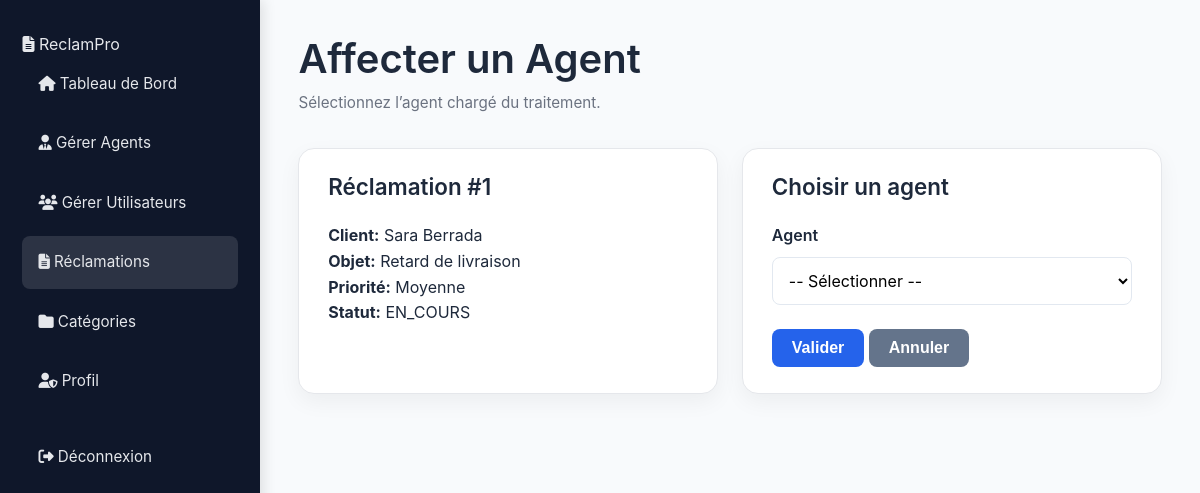
Page /admin/assign-agent.php?id=1 on the committed database.
### tables this page shows
CREATE TABLE IF NOT EXISTS `reclamations` (
  `id` int NOT NULL AUTO_INCREMENT,
  `utilisateur_id` int NOT NULL,
  `categorie_id` int NOT NULL,
  `sous_categorie_id` int NOT NULL,
  `objet` varchar(200) NOT NULL,
  `description` text NOT NULL,
  `piece_jointe` varchar(255) DEFAULT NULL,
  `priorite` enum('faible','moyenne','haute') DEFAULT 'moyenne',
  `statut` enum('non_assignee','en_cours','resolue') DEFAULT 'non_assignee',
  `date_creation` timestamp NULL DEFAULT CURRENT_TIMESTAMP,
  `date_mise_a_jour` timestamp NULL DEFAULT NULL,
  PRIMARY KEY (`id`),
  KEY `utilisateur_id` (`utilisateur_id`),
  KEY `categorie_id` (`categorie_id`),
  KEY `sous_categorie_id` (`sous_categorie_id`)
);

CREATE TABLE IF NOT EXISTS `utilisateurs` (
  `id` int NOT NULL AUTO_INCREMENT,
  `nom_complet` varchar(150) NOT NULL,
  `email` varchar(150) NOT NULL,
  `mot_de_passe` varchar(255) NOT NULL,
  `role` enum('admin','agent','user') NOT NULL DEFAULT 'user',
  `telephone` varchar(30) DEFAULT NULL,
  `adresse` varchar(255) DEFAULT NULL,
  `date_creation` timestamp NULL DEFAULT CURRENT_TIMESTAMP,
  PRIMARY KEY (`id`),
  UNIQUE KEY `email` (`email`)
);

### php/models/Reclamation.php (called while the page is built, shortened)
<?php
class Reclamation
{
    private PDO $pdo;
    public function __construct(PDO $pdo)
    {
        $this->pdo = $pdo;
    }
    public function getById(int $id): ?array
    {
        $stmt = $this->pdo->prepare("
            SELECT r.*, u.nom_complet AS client
            FROM reclamations r
            JOIN utilisateurs u ON u.id = r.utilisateur_id
            WHERE r.id = ?
        ");
        $stmt->execute([$id]);
        return $stmt->fetch() ?: null;
    }
}

### admin/assign-agent.php (the view, shortened to what this page needs)
<?php
require_once __DIR__ . '/../php/database.php';
require_once __DIR__ . '/../php/models/Reclamation.php';
$pdo = Database::getInstance();
$recModel  = new Reclamation($pdo);
$recId = isset($_GET['id']) ? (int)$_GET['id'] : 0;
$reclamation = $recModel->getById($recId);
include 'includes/admin-header.php';
?>
<div class="layout">
    <?php include 'includes/admin-sidebar.php'; ?>
    <main class="main">
        <header class="topbar">
            <div>
                <h1>Affecter un Agent</h1>
                <p class="topbar-subtitle">Sélectionnez l’agent chargé du traitement.</p>
            </div>
        </header>
        <section class="content">
            <div class="grid-2-columns">
                <div class="card">
                    <div class="card-header"><h2>Réclamation #<?= $reclamation['id'] ?></h2></div>
                    <p><strong>Client:</strong> <?= htmlspecialchars($reclamation['client']) ?></p>
                    <p><strong>Objet:</strong> <?= htmlspecialchars($reclamation['objet']) ?></p>
                    <p><strong>Priorité:</strong> <?= ucfirst($reclamation['priorite']) ?></p>
                    <p><strong>Statut:</strong> <?= strtoupper($reclamation['statut']) ?></p>
                </div>
                <div class="card">
                    <div class="card-header"><h2>Choisir un agent</h2></div>
                    <form method="POST">
                        <div class="form-group">
                            <label>Agent</label>
                            <select name="agent_id" class="input-select">
                                <option value="">-- Sélectionner --</option>
                            </select>
                        </div>
                        <button class="btn btn-primary">Valider</button>
                        <button type="button" class="btn btn-secondary" onclick="history.back()">Annuler</button>
                    </form>
                </div>
            </div>
        </section>
    </main>
</div>
<?php include 'includes/admin-footer.php'; ?>

### assets/css/main.css (style rules this page uses)
* { margin: 0; padding: 0; box-sizing: border-box; }
:root { --primary-color: #2563eb; --secondary-color: #64748b; --success-color: #16a34a; --danger-color: #dc2626; --warning-color: #ea580c; --info-color: #0891b2; --light-bg: #f8fafc; --white: #ffffff; --text-dark: #1e293b; --text-light: #64748b; --border-color: #e2e8f0; --shadow: 0 1px 3px rgba(0, 0, 0, 0.1); --shadow-lg: 0 10px 25px rgba(0, 0, 0, 0.1); }
body { font-family: -apple-system, BlinkMacSystemFont, "Segoe UI", Roboto, "Helvetica Neue", Arial, sans-serif; background-color: var(--light-bg); color: var(--text-dark); line-height: 1.6; }
h1, h2, h3, h4, h5, h6 { font-weight: 600; line-height: 1.2; margin-bottom: 0.5rem; }
h1 { font-size: 2.5rem; }
h2 { font-size: 2rem; }
.btn { display: inline-flex; align-items: center; justify-content: center; padding: 0.625rem 1.25rem; border: none; border-radius: 0.5rem; font-weight: 600; cursor: pointer; transition: all 0.3s ease; text-decoration: none; font-size: 1rem; }
.btn-primary { background-color: var(--primary-color); color: var(--white); }
.btn-secondary { background-color: var(--secondary-color); color: var(--white); }
.form-group { margin-bottom: 1.5rem; }
.form-group label { display: block; margin-bottom: 0.5rem; font-weight: 600; color: var(--text-dark); }
.form-group input, .form-group select, .form-group textarea { width: 100%; padding: 0.75rem; border: 1px solid var(--border-color); border-radius: 0.5rem; font-size: 1rem; font-family: inherit; transition: border-color 0.3s ease; }

### assets/css/dashboard.css (style rules this page uses)
.layout { display: flex; min-height: 100vh; background: #f8fafc; }
.main { flex: 1; padding: 2.2rem 2.4rem; }
.topbar { display: flex; align-items: center; justify-content: space-between; margin-bottom: 2rem; }
.topbar-subtitle { margin-top: 0.4rem; font-size: 0.95rem; color: #6b7280; }
.content { margin-top: 1.5rem; }
.card, .card-stat { background: #ffffff; padding: 1.6rem 1.8rem; border-radius: 1rem; border: 1px solid #e5e7eb; margin-bottom: 2rem; box-shadow: 0 8px 22px rgba(0,0,0,0.05); }
.card-header { display: flex; justify-content: space-between; align-items: center; margin-bottom: 1.4rem; }
.card-header h2 { font-size: 1.4rem; margin: 0; }
.input-text, .input-select, .input-search, textarea { width: 100%; padding: 0.9rem 1rem; border-radius: 0.6rem; border: 1px solid #d1d5db; font-size: 0.95rem; background: #fff; }
.grid-2-columns { display: grid; grid-template-columns: repeat(auto-fit, minmax(320px, 1fr)); gap: 1.5rem; }

### rows in the picture
reclamations: id "1", utilisateur.nom_complet "Sara Berrada", objet "Retard de livraison", priorite "Moyenne", statut "EN_COURS"
